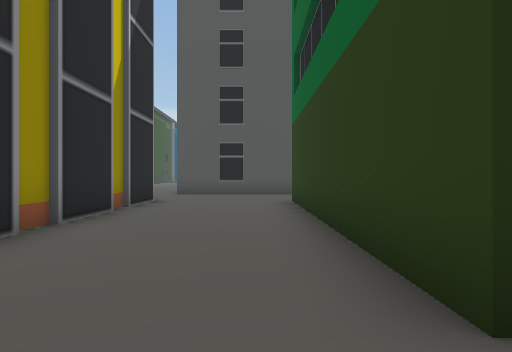
view 1 (above)

23 first-person views from a walk through a 3-D level made in the Unity game engine. The camera is 1.3 m above the floor, looks level and sees 75° across. The floor is counted in squares, 2 m on a side. Each view is taken from the middle of a square. On the plan, view 1 faces up. The plan holds only what a view shows up to about 10 squares ahead; the rest is blank. The place goes on beyond the plan.

view 2
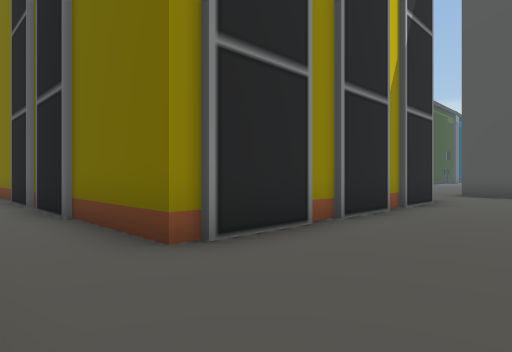

view 3
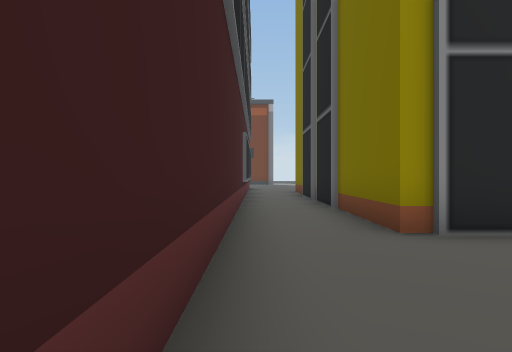

view 4
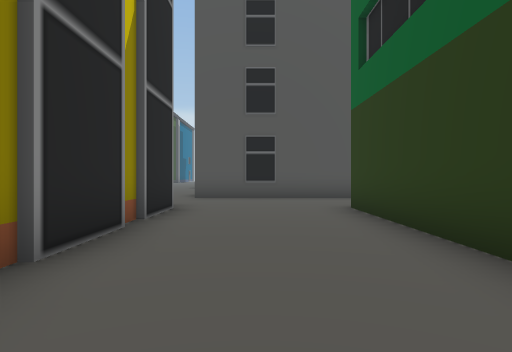

view 5
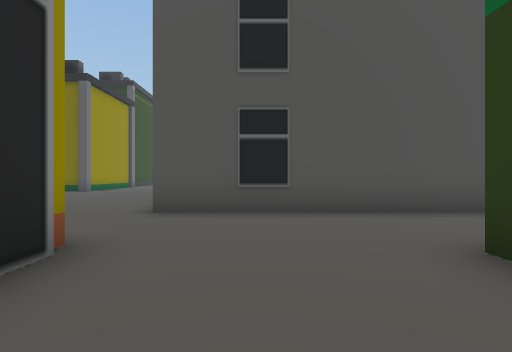

view 6
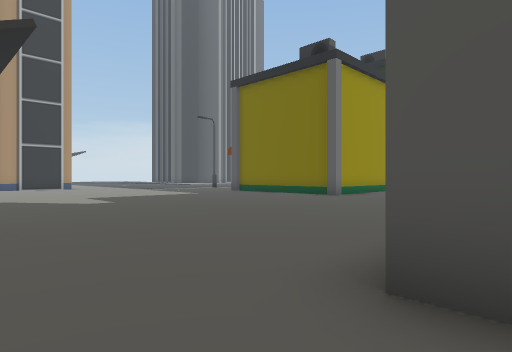

view 7
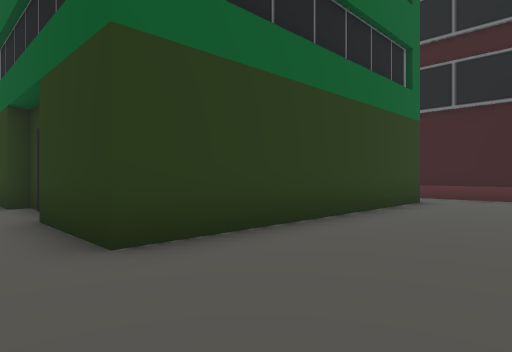

view 8
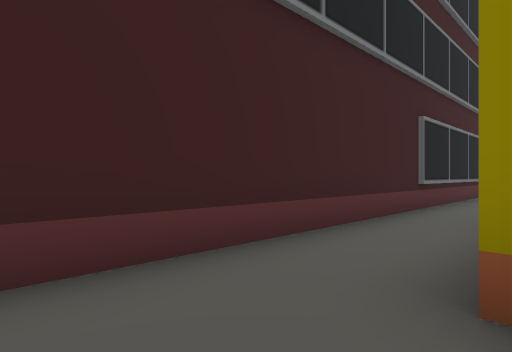

view 9
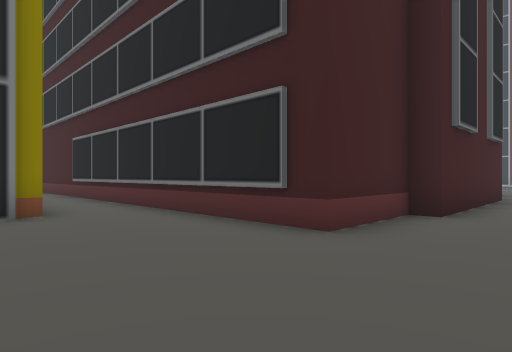

view 10
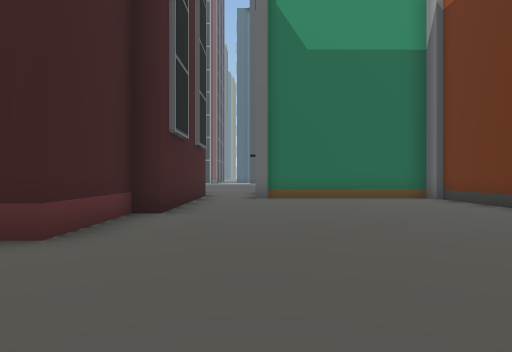

view 11
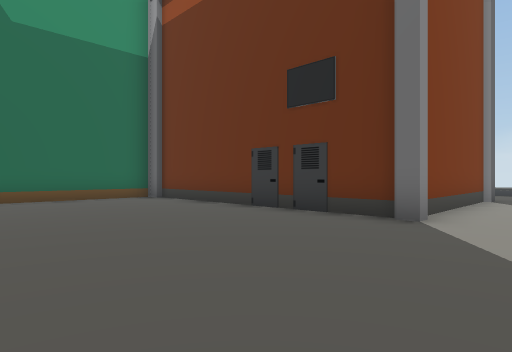

view 12
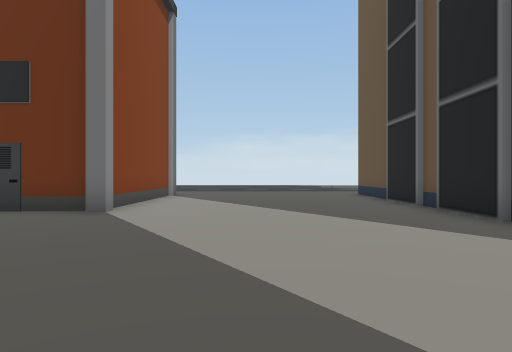

view 13
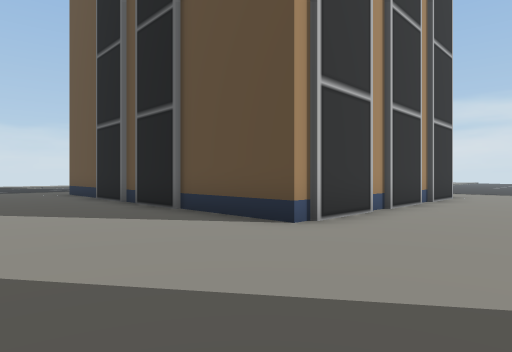

view 14
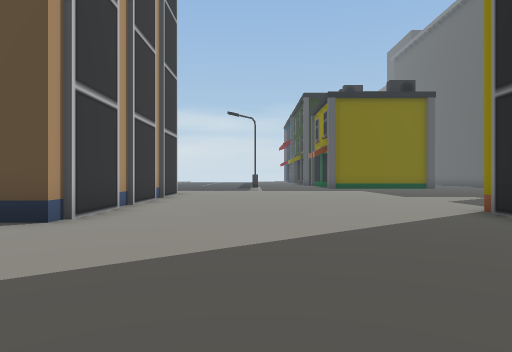

view 15
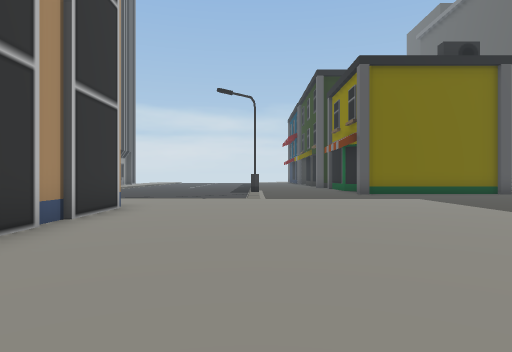

view 16
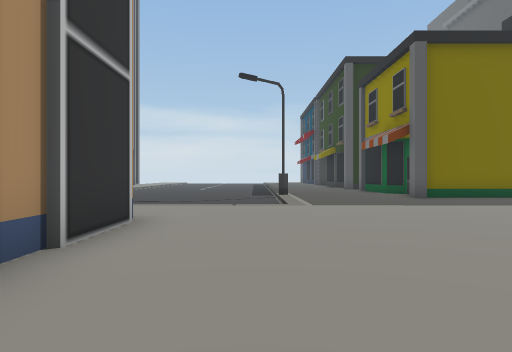

view 17
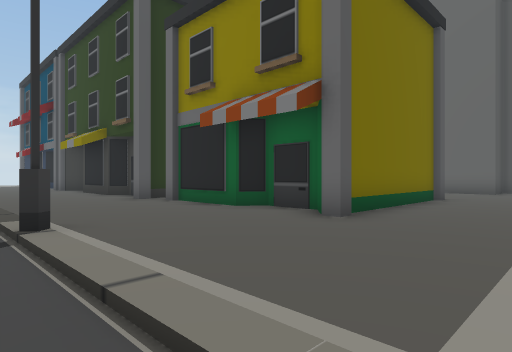

view 18
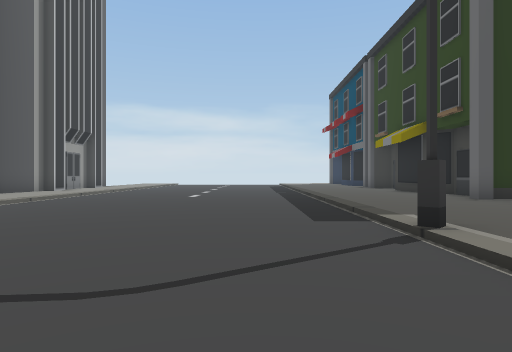

view 19
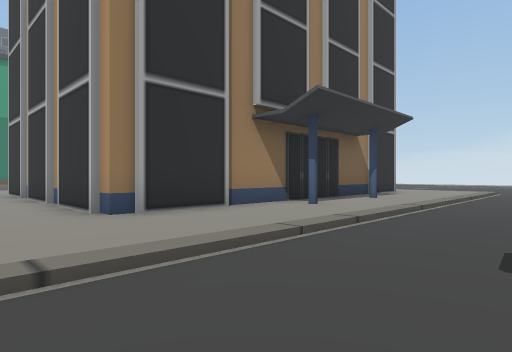

view 20
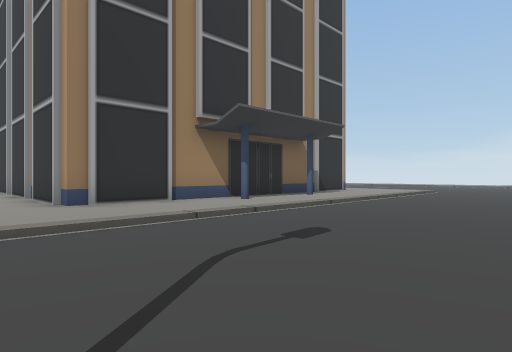

view 21
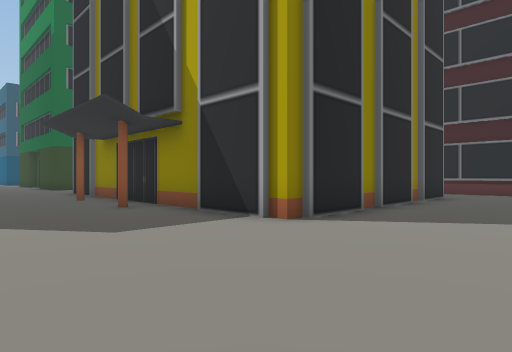

view 22
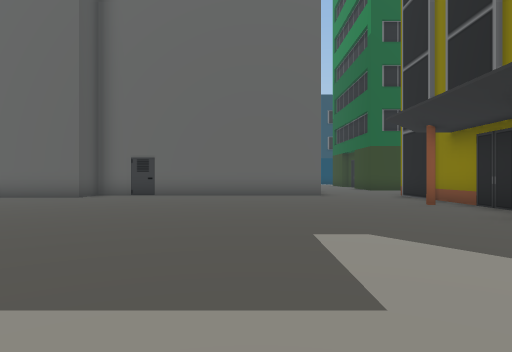

view 23
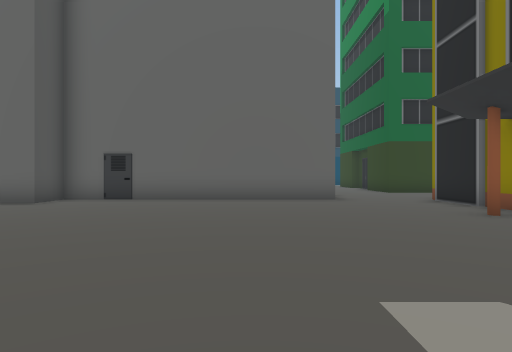

### Floor plan
Key: @ floor where view 1 was taken; # wall or solid block; . main floor; - floor 0.25 m lower than the main floor; / step, stairs or slope; B building.
Columns run from 27 left of view 1 to 2 right of it. Each row starts with its distance up from view 1.
 28  ./-------/.. #
 27  ./-------/...#
 26   /-------/...#
 25   /-------/...#
 24    -------/...#
 23     ------/...#
 22      -----#...##       #
 21 ----------/....#      .#
 20 ----------/...######...##
 19 ----------/.............#
 18 ///////////.............#
 17 ........................#
 16 .B.#....................#
 15 #######B................#
 14       ##................#
 13        #................#
 12        #................######
 11        B......................
 10        #..........B...........
  9        #......##########B...#B
  8 ########......#        ##...B
  7 ..............#         #...B
  6 ..............#         #...B
  5 ..............#         #...B
  4 ..............#         #...B
  3 ..............#         #...B
  2 ..............###########...B
  1 ####.........................
  0    #.......#########.......@.
 -1    #......##       ###########
 -2    #......#
 -3    #......#
 -4    #......#
 -5    #......#
 -6    #......#
 -7    ######.#
 -8           #

Where each view was taken, in squares from view 1:
view 1: 0 up, 0 right, facing up
view 2: 0 up, 0 right, facing up-left
view 3: 0 up, 1 right, facing left
view 4: 2 up, 1 left, facing up
view 5: 6 up, 1 left, facing up
view 6: 10 up, 2 left, facing up-left
view 7: 10 up, 2 left, facing down-right
view 8: 2 up, 1 left, facing down-left
view 9: 3 up, 19 left, facing down-right
view 10: 3 up, 19 left, facing down
view 11: 3 up, 19 left, facing down-left
view 12: 4 up, 18 left, facing left
view 13: 4 up, 17 left, facing up-left
view 14: 3 up, 17 left, facing up
view 15: 8 up, 17 left, facing up
view 16: 10 up, 18 left, facing up
view 17: 17 up, 18 left, facing up-right
view 18: 18 up, 19 left, facing up
view 19: 20 up, 18 left, facing down-left
view 20: 22 up, 18 left, facing down-left
view 21: 13 up, 16 left, facing down-right
view 22: 14 up, 14 left, facing right
view 23: 14 up, 12 left, facing right
